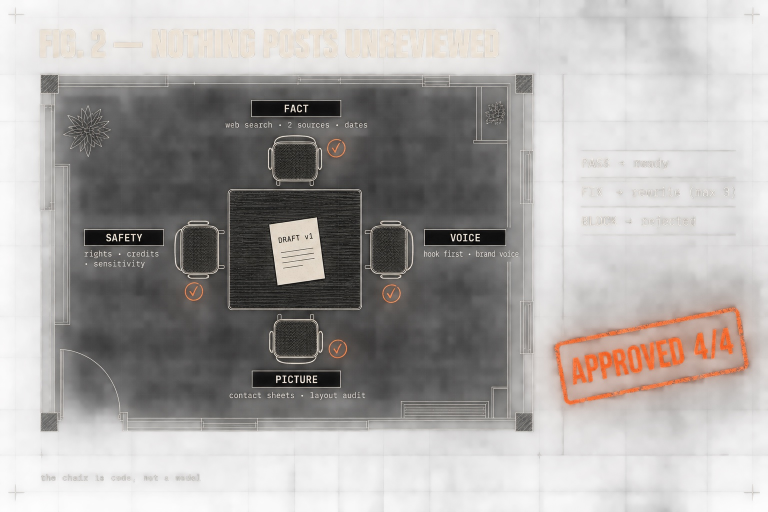
#> input picture docs/images/committee.jpg, 1536 x 1024 px (shown at 1/2 size)
$ python -i pipeline.py   (imports and definitions only)
#> lines starting #> are read from the running program, lines starting #| are printed output that depends on the picture
"""Make one library item, start to finish, following the frozen format.

  reel / story : research -> write kinetic spec -> committee (fact, voice, safety) -> logos + object images -> Aiden voice
                 -> kreel build (layout audit) -> render -> picture editor on contact sheets -> ready
  news carousel: research -> official gallery (real images from the story's official pages) -> slides around those images
                 -> committee (fact, voice, safety) -> images placed pixel-true + Codex text panels -> picture editor -> ready
  carousel     : research -> slide briefs -> committee (fact, voice, safety) -> logos -> Codex slide designs -> crop 4:5
                 -> picture editor on the slides -> [animated: Codex empty plates -> motion clips -> picture editor] -> ready

A committee "fix" sends the draft back to the writer with every issue (at most MAX_FIX_ROUNDS); "block" rejects the item.
Everything an item produces lives in work/item-NNNNN/; what gets posted is copied to media/ (public, served by Caddy).
"""
import json, pathlib, random, re, secrets, shutil, subprocess, threading, time
from concurrent.futures import ThreadPoolExecutor
from PIL import Image
from . import animate, assets, committee, db, dm, graph, llm, newsdeck, tg
from .config import (ASSETS, BRANDS, DATA, EXAMPLES, HYPERFRAMES, KIN, MAX_FIX_ROUNDS, MEDIA, PROMPTS, PUBLIC, PY, RULES, VETO_MIN, WORK)

CUES = {"stack", "slam", "line", "count", "image", "tag", "emoji", "outro", "clear"}
EMOJI = sorted(p.stem for p in (KIN / "emoji").glob("*.png"))
EXAMPLE_SPEC = {"techdesk": "tech/final/spec.json", "sportsdesk": "sports/final/spec.json", "bizdesk": "stories/coming-soon/bizdesk.json"}
LENGTH = {"reel": "A reel of 35–55 seconds: 7–11 beats, about 100–160 spoken words in total.",
          "story": "A story of 12–20 seconds: 3–5 beats, about 30–55 spoken words: the hook, then the greeting, one or two key facts, the sign-off."}


class CpuTurn:
    """The CPU-heavy steps (voice, render) take turns across every job process: an exclusive file lock (flock), held for the
    step. Turns go by priority: while a running job with a HIGHER priority still needs this step (the owner's 🔥 top post),
    lower ones wait even if the lock is free. Each `with` opens its own handle, so threads and processes can share one CpuTurn."""
    def __init__(self, name):
        self.name = name; self.path = DATA / "locks" / f"{name}.lock"; self.local = threading.local()

    # [27 lines left out: functions _ahead, __enter__, not called in this run]

    def __exit__(self, *exc):
        import fcntl
        f = self.local.f; fcntl.flock(f, fcntl.LOCK_UN); f.close()


CPU = {"voice": CpuTurn("voice"), "render": CpuTurn("render")}


class Rejected(Exception):
    pass


# [7 lines left out: function gate, not called in this run]


def norm(w):
    return w.lower().strip('.,?!":;')


def today():
    return db.now().strftime("%A %d %B %Y, %H:%M IST")


def rules():
    return llm.fill((PROMPTS / "rules.md").read_text(), today=today())


# [5 lines left out: function others, not called in this run]


def mmdd():
    return db.now().strftime("%m%d")


# ---------------------------------------------------------------- research
SCOUT = {b: threading.Lock() for b in BRANDS}   # "auto" stories of one brand are picked one at a time, so two never pick the same


# [121 lines left out: functions research, _research, validate, write_kinetic, script_view, not called in this run]


def cta_view(piece):
    c = piece.get("cta")
    return (f"\nComment-to-DM: people who comment \"{c.get('keyword')}\" get this DM (check every link and claim):\n{c.get('dm')}") if c else ""


# [171 lines left out: functions keep_cta, caption_text, run_committee, get_asset, fetch_assets, full_spec and 4 more, not called in this run]


# ---------------------------------------------------------------- carousel
POST = ("Canvas is portrait 2:3, but compose it as a 4:5 Instagram carousel slide: keep every piece of text, every logo and every "
        "image inside the central area, and leave the top 8% and bottom 8% as plain continuing background that will be cropped.")
BOARD_NOTE = ("Image 1 is this brand's identity board: follow its colours, type, spacing and motifs exactly, but do not copy its "
              "example words or layout panels.")
IMG_RULES = ("Never draw a real, identifiable person or face — real people appear only as the attached real photos, unaltered. "
             "Exact readable text only as quoted, spelled and punctuated exactly, in English; digits exactly right; no other words "
             "anywhere, no extra slogans, no fake UI text, no handles except where quoted, no follower counts, no watermarks. Official "
             "logos are reproduced faithfully and unaltered from their reference images (same shapes, same colours), placed on a clean "
             "plate where the background would hide them; never redraw, recolour or invent a logo, and never draw a flag or emblem "
             "from memory. Avoid: purple gradients, neon glow, clutter, cards inside cards, emoji.")


OVERRIDE = ("\n\n## The owner's call\nThe owner has read the committee's concerns and decided to publish this story. Write it — never "
            "reply \"cannot\". Stay honest: attribute every claim that only one outlet reported to that outlet (\"TechCrunch reports…\", "
            "\"according to TechCrunch\"), say plainly what the companies have and haven't confirmed, and never state an unconfirmed claim as fact.")


def owner_call(it, prompt):
    """An overridden item: the writer must write it (with attribution), not refuse."""
    return prompt + OVERRIDE if (db.get(it["id"]) or {}).get("override") else prompt


# [41 lines left out: functions cannot, refuse, check_carousel, write_carousel, not called in this run]


def slides_view(plan):
    return "\n".join(f"Slide {s['n']} ({s.get('role', '')}): {s['brief']}\n  exact strings: {s.get('texts')}" for s in plan["slides"])


def crop45(src, dest):
    """Any generated shape -> a 1080x1350 slide. Taller than 4:5: centre crop. Wider (e.g. square): fit the whole design and fill
    above/below with a blurred, darkened copy (never crop off text)."""
#> called with src = '../docs/images/committee.jpg', dest = 'out.png'
    from PIL import ImageFilter
    im = Image.open(src).convert("RGB"); w, h = im.size
#> in crop45, im is the input picture: PIL image 1536x1024 RGB; mean R, G, B 170.7, 167.4, 165.4
#> after `w, h = im.size`: w = 1536; h = 1024
    if h / w >= 1.25:
        ch = round(w * 5 / 4); y = (h - ch) // 2
        im.crop((0, y, w, y + ch)).resize((1080, 1350), Image.LANCZOS).save(dest, quality=92, subsampling=0); return
    fg = im.resize((1080, round(h * 1080 / w)), Image.LANCZOS)
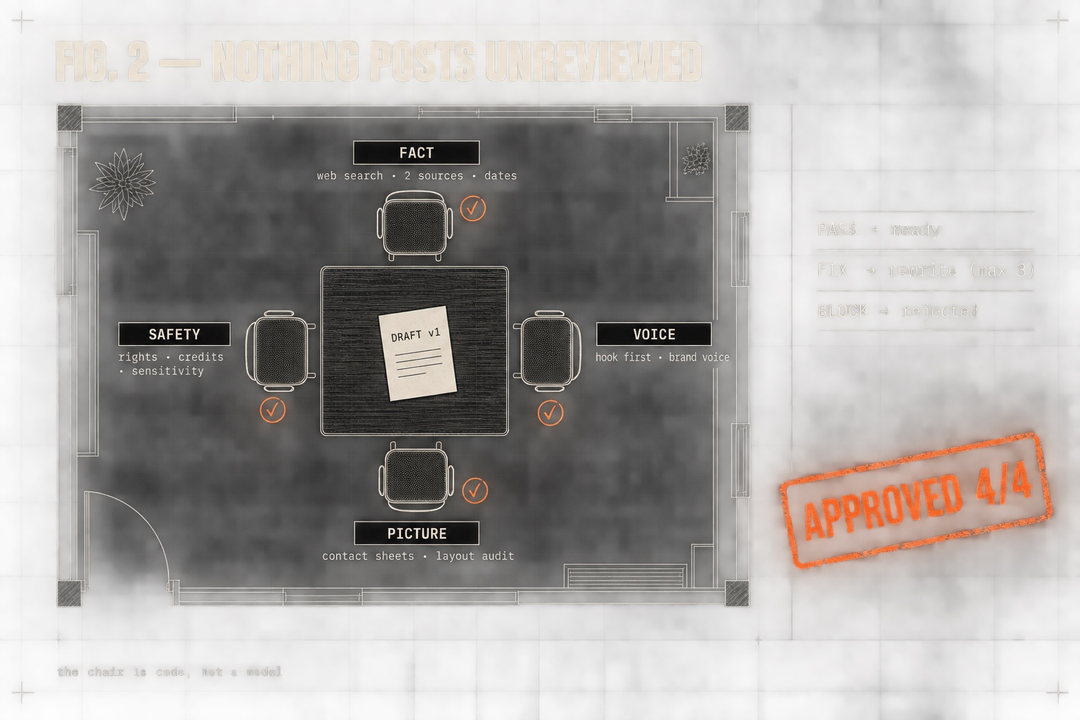
#> fg: PIL image 1080x720 RGB; mean R, G, B 170.7, 167.4, 165.5
    bg = im.resize((round(w * 1350 / h), 1350)).crop((0, 0, 1080, 1350)).filter(ImageFilter.GaussianBlur(40))
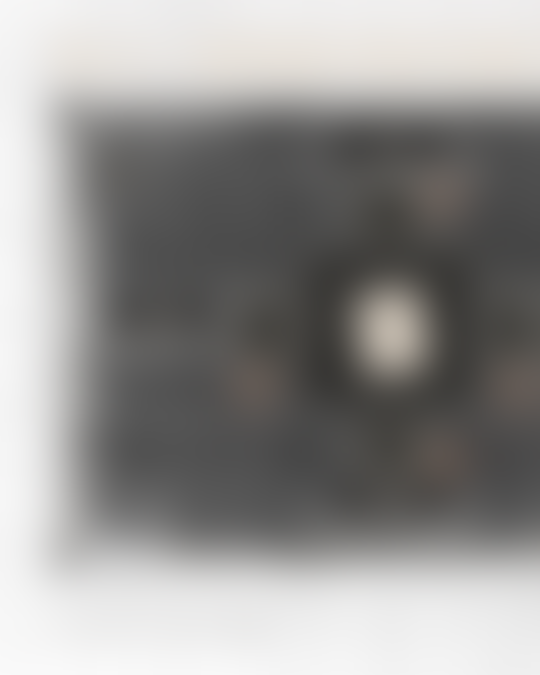
#> bg: PIL image 1080x1350 RGB (shown at 1/2 size); mean R, G, B 149.5, 148.2, 146.7
    bg = Image.blend(bg, Image.new("RGB", bg.size, "black"), 0.4); bg.paste(fg, (0, (1350 - fg.height) // 2))
#> after `bg = Image.blend(bg, Image.new('RGB', bg.size, 'black'), 0.4)`:
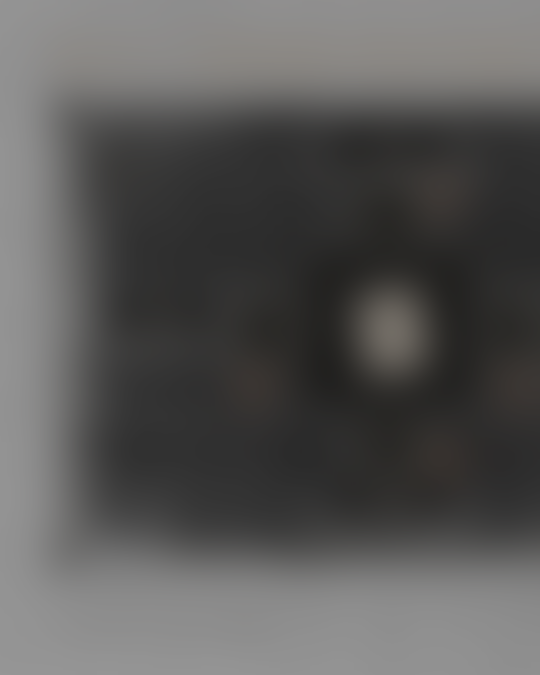
#> bg: PIL image 1080x1350 RGB (shown at 1/2 size); mean R, G, B 89.3, 88.5, 87.6
#> after `bg.paste(fg, (0, (1350 - fg.height) // 2))`:
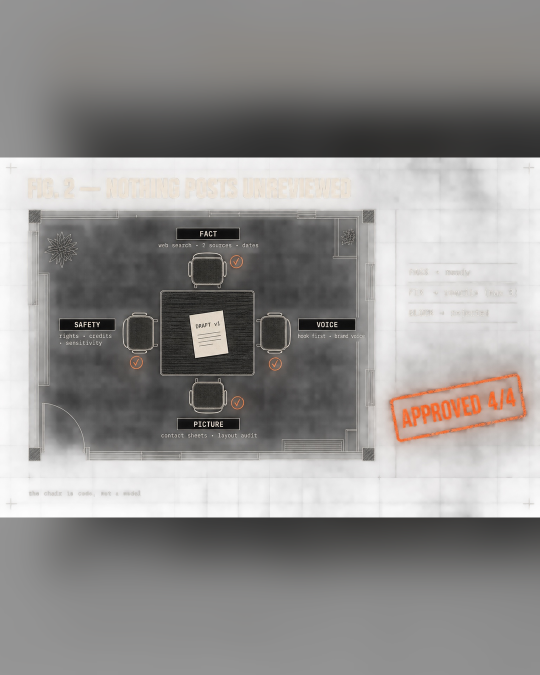
#> bg: PIL image 1080x1350 RGB (shown at 1/2 size); mean R, G, B 146.8, 144.7, 143.3
    bg.save(dest, quality=92, subsampling=0)


LIKENESS = ("The owner has allowed an AI illustration of the real people named in this brief: draw them as a bold poster "
            "illustration of the real event described here only — no invented actions, products, endorsements or places — and never "
            "label it a photo (no \"photo\", \"archive\" or credit text).")


def likeness_ok(it):
    """Owner switch: this item (studio draw-people ID) or this brand (studio draw-people --brand B on)."""
    return bool(it.get("likeness")) or it["brand"] in (db.setting("likeness_brands", []) or [])


# [162 lines left out: functions make_carousel, plate45, animate_slides, animate_existing, not called in this run]


# ---------------------------------------------------------------- news carousel (real official images)
NEWS_EDIT = ("These are NEWS carousel slides: the real official images are placed unaltered by code (they may show the product's "
             "own UI, HUD numbers, titles or logos — that is correct, not ours to fix); every word on the dark panels is designed. "
             "Check the designed text: every quoted string exact and readable, nothing cut off or overlapping; the seam between image "
             "and panel looks clean; the cover's headline colours and the round logo badge (the official logo, correct entity); no "
             "face cropped awkwardly; the images match what the slide says.")


# [155 lines left out: functions write_news, make_news_carousel, carousel_look, publish_copy, make, not called in this run]

>>> result = crop45('../docs/images/committee.jpg', 'out.png')
